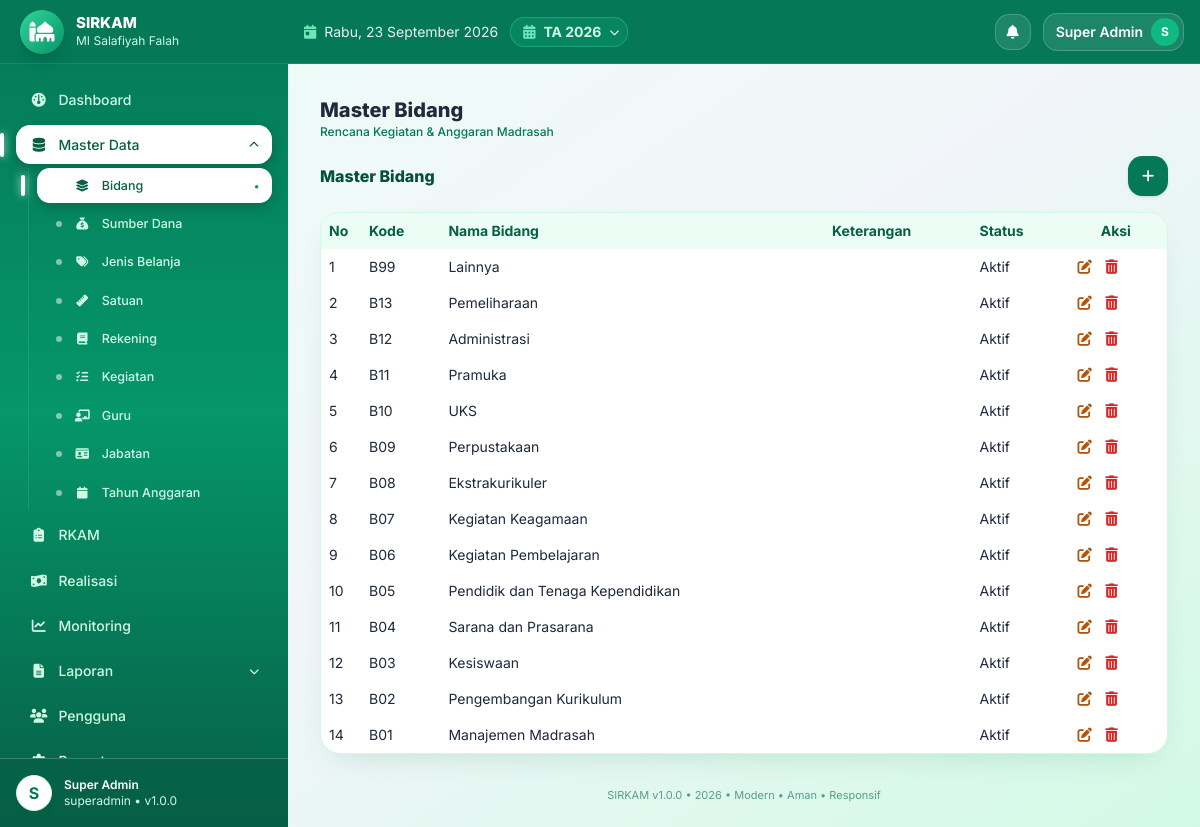
Page /master/bidang (signed in) on the committed database.
### tables this page shows
CREATE TABLE IF NOT EXISTS app_settings (
  id INT UNSIGNED AUTO_INCREMENT PRIMARY KEY,
  skey VARCHAR(100) NOT NULL UNIQUE,
  svalue TEXT NULL
);

CREATE TABLE IF NOT EXISTS madrasah (
  id INT UNSIGNED AUTO_INCREMENT PRIMARY KEY,
  nama_madrasah VARCHAR(150) NOT NULL DEFAULT 'MI Salafiyah',
  nsm VARCHAR(30) NULL,
  npsn VARCHAR(30) NULL,
  alamat TEXT NULL,
  desa VARCHAR(100) NULL,
  kecamatan VARCHAR(100) NULL,
  kabupaten VARCHAR(100) NULL,
  provinsi VARCHAR(100) NULL,
  kode_pos VARCHAR(10) NULL,
  email VARCHAR(100) NULL,
  telepon VARCHAR(30) NULL,
  nama_kepala VARCHAR(100) NULL,
  nip_kepala VARCHAR(50) NULL,
  kepala_guru_id INT UNSIGNED NULL,
  nama_bendahara VARCHAR(100) NULL,
  nip_bendahara VARCHAR(50) NULL,
  bendahara_guru_id INT UNSIGNED NULL,
  logo VARCHAR(255) NULL,
  created_at TIMESTAMP DEFAULT CURRENT_TIMESTAMP,
  updated_at TIMESTAMP DEFAULT CURRENT_TIMESTAMP ON UPDATE CURRENT_TIMESTAMP
);

CREATE TABLE IF NOT EXISTS tahun_anggaran (
  id INT UNSIGNED AUTO_INCREMENT PRIMARY KEY,
  tahun INT NOT NULL UNIQUE,
  tanggal_mulai DATE NULL,
  tanggal_selesai DATE NULL,
  status ENUM('draft','aktif','selesai','dikunci') NOT NULL DEFAULT 'draft',
  keterangan TEXT NULL,
  created_at TIMESTAMP DEFAULT CURRENT_TIMESTAMP,
  updated_at TIMESTAMP DEFAULT CURRENT_TIMESTAMP ON UPDATE CURRENT_TIMESTAMP,
  INDEX idx_tahun (tahun),
  INDEX idx_status (status)
);

CREATE TABLE IF NOT EXISTS bidang (
  id INT UNSIGNED AUTO_INCREMENT PRIMARY KEY,
  kode VARCHAR(20) NULL,
  nama_bidang VARCHAR(150) NOT NULL,
  keterangan TEXT NULL,
  status ENUM('aktif','nonaktif') NOT NULL DEFAULT 'aktif',
  created_at TIMESTAMP DEFAULT CURRENT_TIMESTAMP,
  updated_at TIMESTAMP DEFAULT CURRENT_TIMESTAMP ON UPDATE CURRENT_TIMESTAMP,
  INDEX idx_status (status)
);

### index.php (called while the page is built, shortened)
<?php
require_once __DIR__.'/config/bootstrap.php';
$url=trim($_GET['url']??'',"/");
$p=explode('/',$url);$page=$p[0];$arg=$p[1]??null;$arg2=$p[2]??null;
$content='';$title='Dashboard';
try{
switch($page){
case 'master': if(!in_array(Auth::role(),['superadmin','operator']))Rbac::deny();$mtabs=['bidang','sumber_dana','jenis_belanja','satuan','rekening','kegiatan','guru','jabatan','tahun_anggaran'];$mtab=$arg??($_GET['tab']??'bidang');if(!in_array($mtab,$mtabs))$mtab='bidang';$_GET['tab']=$mtab;$title='Master '.ucwords(str_replace('_',' ',$mtab));ob_start();require __DIR__.'/modules/master/page.php';$content=ob_get_clean();break;
}
}catch(Throwable $e){error_log($e->getMessage());$content='<div class="bg-red-50 border border-red-200 p-4 rounded">Terjadi kesalahan sistem.</div>';}
require __DIR__.'/views/layouts/main.php';

### core/Security.php (called while the page is built, shortened)
<?php
class Security{
public static function e($s){return htmlspecialchars((string)($s??''),ENT_QUOTES,'UTF-8');}
}

### core/Helper.php (called while the page is built, shortened)
<?php
class Helper{
public static function setting($pdo,$k,$d=''){$s=$pdo->prepare("SELECT svalue FROM app_settings WHERE skey=?");$s->execute([$k]);$r=$s->fetchColumn();return $r!==false?$r:$d;}
public static function tahunAktif($pdo){$s=$pdo->query("SELECT * FROM tahun_anggaran WHERE status='aktif' LIMIT 1");$r=$s->fetch();if(!$r){$s=$pdo->query("SELECT * FROM tahun_anggaran ORDER BY tahun DESC LIMIT 1");$r=$s->fetch();}return $r;}
public static function titleCase($s){return ucwords(strtolower(trim((string)$s)));}
}

### core/Auth.php (called while the page is built, shortened)
<?php
class Auth{
public static function user(){return $_SESSION['user']??null;}
public static function role(){return $_SESSION['role']??null;}
}

### modules/master/page.php (the view, shortened to what this page needs)
<?php
$tab=$_GET['tab']??'bidang';
$tabs=['bidang'=>'Bidang','sumber_dana'=>'Sumber Dana','jenis_belanja'=>'Jenis Belanja','satuan'=>'Satuan','rekening'=>'Rekening','kegiatan'=>'Kegiatan','guru'=>'Guru','jabatan'=>'Jabatan','tahun_anggaran'=>'Tahun Anggaran'];
$cols=['bidang'=>['kode'=>'Kode','nama_bidang'=>'Nama Bidang','keterangan'=>'Keterangan','status'=>'Status'],'sumber_dana'=>['kode'=>'Kode','nama_sumber_dana'=>'Nama Sumber Dana','jumlah'=>'Pagu (Rp)','jml_anggaran'=>'Terpakai RKAM','jml_kegiatan'=>'Jml Kegiatan','keterangan'=>'Keterangan','status'=>'Status'],'jenis_belanja'=>['kode'=>'Kode','nama'=>'Nama','keterangan'=>'Keterangan','status'=>'Status'],'satuan'=>['kode'=>'Kode','nama_satuan'=>'Nama Satuan','keterangan'=>'Keterangan','status'=>'Status'],'rekening'=>['kode'=>'Kode','nama_rekening'=>'Nama Rekening','kelompok'=>'Kelompok','jenis_belanja_id'=>'Jenis Belanja','keterangan'=>'Keterangan','status'=>'Status'],'kegiatan'=>['kode'=>'Kode','nama_kegiatan'=>'Nama Kegiatan','bidang_id'=>'Bidang','volume'=>'Volume','guru_id'=>'Penanggung Jawab','waktu_pelaksanaan'=>'Waktu Pelaksanaan','prioritas'=>'Prioritas','status'=>'Status'],'guru'=>['kode'=>'Kode','nama'=>'Nama Guru','nuptk'=>'NUPTK','jabatan_id'=>'Jabatan','status'=>'Status'],'jabatan'=>['kode'=>'Kode','nama'=>'Nama Jabatan','status'=>'Status'],'tahun_anggaran'=>['tahun'=>'Tahun','tanggal_mulai'=>'Tanggal Mulai','tanggal_selesai'=>'Tanggal Selesai','status'=>'Status','keterangan'=>'Keterangan']];
if($tab==='sumber_dana'){$rows=$pdo->query("SELECT s.*,(SELECT COALESCE(SUM(rs.jumlah),0) FROM rkam_sumber_dana rs JOIN rkam k ON k.id=rs.rkam_id WHERE rs.sumber_dana_id=s.id) AS jml_anggaran,(SELECT COUNT(*) FROM rkam_sumber_dana rs JOIN rkam k ON k.id=rs.rkam_id WHERE rs.sumber_dana_id=s.id) AS jml_kegiatan FROM sumber_dana s ORDER BY s.id DESC LIMIT 200")->fetchAll();}elseif($tab==='guru'){$rows=$pdo->query("SELECT g.*,j.nama AS jabatan_nama FROM guru g LEFT JOIN jabatan j ON j.id=g.jabatan_id ORDER BY g.id DESC LIMIT 200")->fetchAll();}else{$rows=$pdo->query("SELECT * FROM `$tab` ORDER BY id DESC LIMIT 200")->fetchAll();}
$bid=$pdo->query("SELECT * FROM bidang WHERE status='aktif'")->fetchAll();
$jb=$pdo->query("SELECT * FROM jenis_belanja")->fetchAll();
$bidMap=[];foreach($bid as $b)$bidMap[$b['id']]=$b['nama_bidang'];
$jbMap=[];foreach($jb as $j)$jbMap[$j['id']]=$j['nama'];
$GRU=$pdo->query("SELECT g.*,j.nama AS jabatan_nama FROM guru g LEFT JOIN jabatan j ON j.id=g.jabatan_id ORDER BY g.nama")->fetchAll();
$gruMap=[];foreach($GRU as $g)$gruMap[$g['id']]=$g['nama'];
$JAB=$pdo->query("SELECT * FROM jabatan WHERE status='aktif' ORDER BY nama")->fetchAll();
$jabMap=[];foreach($JAB as $j)$jabMap[$j['id']]=$j['nama'];
function cellVal($tab,$c,$r,$bidMap,$jbMap,$gruMap=[],$jabMap=[]){$v=$r[$c]??'';if($c==='status'||$c==='prioritas')return Helper::titleCase($v);return $v;}
?>
<div class="flex flex-wrap items-center gap-2 mb-4 no-print">
<div class="font-extrabold text-emerald-900">Master <?=$tabs[$tab]?></div>
<button onclick="masterForm(0)" title="Tambah <?=$tabs[$tab]?>" class="ml-auto bg-emerald-700 hover:bg-emerald-800 text-white w-10 h-10 rounded-2xl text-sm shadow"><i class="fa-solid fa-plus"></i></button></div>
<div class="bg-white rounded shadow overflow-auto">
<?php if(!$rows):?><div class="p-10 text-center text-gray-500">Belum ada data.<br><button onclick="masterForm(0)" title="Tambah <?=$tabs[$tab]?>" class="mt-2 bg-emerald-700 hover:bg-emerald-800 text-white w-11 h-11 rounded-2xl shadow"><i class="fa-solid fa-plus"></i></button></div>
<?php else:?><table class="w-full text-sm"><thead><tr class="bg-gray-50 border-b"><th class="p-2 w-10 text-left">No</th><?php foreach($cols[$tab] as $c=>$lbl):?><th class="p-2 text-left"><?=Security::e($lbl)?></th><?php endforeach;?><th class="p-2 no-print">Aksi</th></tr></thead>
<tbody><?php $no=1;foreach($rows as $r):?><tr class="border-b hover:bg-gray-50">
<td class="p-2"><?=$no++?></td>
<?php foreach($cols[$tab] as $c=>$lbl):?><td class="p-2"><?=Security::e(cellVal($tab,$c,$r,$bidMap,$jbMap,$gruMap,$jabMap??[]))?></td><?php endforeach;?>
<td class="p-2 whitespace-nowrap no-print"><button onclick='masterForm(<?=$r['id']?>,<?=json_encode($r,JSON_HEX_APOS|JSON_HEX_QUOT)?>)' title="Edit" class="btn-ic btn-edit"><i class="fa-solid fa-pen-to-square"></i></button> <button onclick="masterDel(<?=$r['id']?>)" title="Hapus" class="btn-ic btn-del"><i class="fa-solid fa-trash-can"></i></button></td></tr><?php endforeach;?></tbody></table><?php endif;?></div>

### views/layouts/main.php (shortened to what this page needs)
<!DOCTYPE html><html lang="id"><head><meta charset="UTF-8"><meta name="viewport" content="width=device-width,initial-scale=1">
<script src="https://cdn.tailwindcss.com"></script><script src="https://cdn.jsdelivr.net/npm/sweetalert2@11"></script>
<link rel="stylesheet" href="https://cdnjs.cloudflare.com/ajax/libs/font-awesome/6.5.2/css/all.min.css">
</head>
<body class="bg-gradient-to-br from-emerald-50 via-slate-100 to-emerald-100 min-h-screen text-slate-800">
<?php $u=Auth::user(); $role=Auth::role(); if($role==='superadmin'){$notif=$pdo->query("SELECT COUNT(*) c FROM notifications WHERE is_read=0")->fetchColumn();}else{$nq=$pdo->prepare("SELECT COUNT(*) c FROM notifications WHERE is_read=0 AND (role_target=? OR role_target IS NULL OR role_target='' OR user_id=?)");$nq->execute([$role,Auth::id()]);$notif=$nq->fetchColumn();} $initial=strtoupper(substr($u['nama']??'U',0,1)); $mlogo=$pdo->query("SELECT logo,nama_madrasah FROM madrasah WHERE id=1")->fetch(); $appName=Helper::setting($pdo,'app_name','SIRKAM'); $appVer=Helper::setting($pdo,'sys_version',APP_VERSION); $thAktif=Helper::tahunAktif($pdo); $thList=$pdo->query("SELECT id,tahun,status FROM tahun_anggaran ORDER BY tahun DESC")->fetchAll(); ?>
<div class="flex min-h-screen">
<aside id="sidebar" class="bg-gradient-to-b from-emerald-700 via-emerald-600 to-emerald-800 text-white hidden md:flex flex-col no-print fixed md:sticky top-0 inset-y-0 left-0 z-40 w-72 h-screen shrink-0 overflow-hidden">
<div class="h-16 px-5 flex items-center gap-3 shrink-0 bg-emerald-700 border-b border-white/10">
<?php $logoFile=!empty($mlogo['logo'])?__DIR__.'/../../uploads/logo/'.$mlogo['logo']:''; $logoOk=$logoFile&&is_file($logoFile); $logoV=$logoOk?filemtime($logoFile):0; ?>
<?php if($logoOk):?><img src="<?=BASE_URL?>uploads/logo/<?=Security::e($mlogo['logo'])?>?v=<?=$logoV?>" class="w-11 h-11 rounded-2xl object-contain bg-white p-1 shadow-lg"><?php else:?><div class="w-11 h-11 rounded-2xl bg-gradient-to-br from-emerald-400 to-emerald-600 flex items-center justify-center text-xl shadow-lg"><i class="fa-solid fa-mosque"></i></div><?php endif;?>
<div class="min-w-0"><div class="font-extrabold text-[15px] leading-tight truncate"><?=Security::e($appName)?></div><div class="text-xs text-emerald-100 truncate"><?=Security::e($mlogo['nama_madrasah']??'')?></div></div></div>
<?php $cur=$page??'dashboard'; if($cur==='print'||$cur==='export')$cur='laporan'; ?>
<nav class="flex-1 p-4 space-y-1.5 text-sm overflow-y-auto" id="nav">
<a href="<?=BASE_URL?>" data-p="dashboard" class="navlink <?=($cur==='dashboard'?'active':'')?>"><i class="fa-solid fa-gauge w-5 text-center"></i> Dashboard</a>
<?php if(in_array($role,['superadmin','operator'])):?>
<?php $mitems=[['bidang','Bidang','fa-layer-group'],['sumber_dana','Sumber Dana','fa-sack-dollar'],['jenis_belanja','Jenis Belanja','fa-tags'],['satuan','Satuan','fa-ruler'],['rekening','Rekening','fa-book'],['kegiatan','Kegiatan','fa-list-check'],['guru','Guru','fa-chalkboard-user'],['jabatan','Jabatan','fa-id-card'],['tahun_anggaran','Tahun Anggaran','fa-calendar']]; $mcur=($_GET['tab']??$arg??''); $mopen=($cur==='master')?'':''; ?>
<div>
<button type="button" onclick="toggleMaster()" class="navlink parent w-full text-left <?=($cur==='master'?'active':'')?>"><i class="fa-solid fa-database w-5 text-center"></i> <span>Master Data</span> <i id="mchev" class="fa-solid fa-chevron-down text-[10px] transition-transform"></i></button>
<div id="msub" class="mt-1 ml-3 pl-2 border-l border-white/10 space-y-1 <?=($cur==='master'?'':'hidden')?>">
<?php foreach($mitems as $mi):?><a href="<?=BASE_URL?>master/<?=$mi[0]?>" class="navlink sub <?=($cur==='master'&&$mcur===$mi[0]?'active':'')?>"><i class="fa-solid <?=$mi[2]?> w-5 text-center text-xs"></i> <?=$mi[1]?></a><?php endforeach;?>
</div></div>
<?php endif;?>
<a href="<?=BASE_URL?>rkam" data-p="rkam" class="navlink <?=($cur==='rkam'?'active':'')?>"><i class="fa-solid fa-clipboard-list w-5 text-center"></i> RKAM</a>
<a href="<?=BASE_URL?>realisasi" data-p="realisasi" class="navlink <?=($cur==='realisasi'?'active':'')?>"><i class="fa-solid fa-money-bill-wave w-5 text-center"></i> Realisasi</a>
<a href="<?=BASE_URL?>monitoring" data-p="monitoring" class="navlink <?=($cur==='monitoring'?'active':'')?>"><i class="fa-solid fa-chart-line w-5 text-center"></i> Monitoring</a>
<div>
<button type="button" onclick="toggleLap()" class="navlink parent w-full text-left <?=($cur==='laporan'?'active':'')?>"><i class="fa-solid fa-file-lines w-5 text-center"></i> <span>Laporan</span> <i id="lchev" class="fa-solid fa-chevron-down text-[10px] transition-transform"></i></button>
</div>
<?php if($role==='superadmin'):?><a href="<?=BASE_URL?>users" data-p="users" class="navlink <?=($cur==='users'?'active':'')?>"><i class="fa-solid fa-users w-5 text-center"></i> Pengguna</a><?php endif;?>
<?php if(in_array($role,['superadmin','kepala_madrasah','bendahara'])):?><a href="<?=BASE_URL?>pengaturan" data-p="pengaturan" class="navlink <?=($cur==='pengaturan'?'active':'')?>"><i class="fa-solid fa-gear w-5 text-center"></i> Pengaturan</a><?php endif;?>
</nav>
<div class="p-4 border-t border-white/20 flex items-center gap-3 shrink-0 bg-emerald-800/60">
<div class="w-9 h-9 rounded-full bg-white text-emerald-700 flex items-center justify-center font-bold"><?=$initial?></div>
<div class="text-xs"><div class="font-semibold text-white"><?=Security::e($u['nama']??'')?></div><div class="text-emerald-100"><?=Security::e($role)?> • v<?=Security::e($appVer)?></div></div></div></aside>
<div class="flex-1 flex flex-col min-w-0 md:ml-0">
<header class="sticky top-0 z-20 bg-emerald-700 text-white px-4 h-16 flex items-center gap-3 no-print shrink-0 border-b border-white/10">
<?php $hari=['Senin','Selasa','Rabu','Kamis','Jumat','Sabtu','Minggu']; $bulan=[1=>'Januari','Februari','Maret','April','Mei','Juni','Juli','Agustus','September','Oktober','November','Desember']; ?>
<div class="hidden sm:flex items-center gap-2 text-white/90 text-sm"><i class="fa-solid fa-calendar-day text-emerald-300"></i><span><?=$hari[date('N')-1]?>, <?=date('j')?> <?=$bulan[(int)date('n')]?> <?=date('Y')?></span></div>
<div class="relative">
<button onclick="toggleTahun(event)" title="Tahun Anggaran Aktif" class="hidden sm:flex items-center gap-2 bg-emerald-500/20 border border-emerald-400/40 text-emerald-100 rounded-full pl-3 pr-2 py-1 text-sm hover:bg-emerald-500/30"><i class="fa-solid fa-calendar-days text-emerald-300"></i><span class="font-bold">TA <?=Security::e($thAktif['tahun']??'-')?></span><i class="fa-solid fa-chevron-down text-[10px]"></i></button>
</div>
<div class="ml-auto flex items-center gap-3 text-sm">
<div class="relative">
<button onclick="toggleNotif(event)" class="relative w-9 h-9 rounded-xl bg-white/10 border border-white/20 text-white hover:bg-white/20"><i class="fa-solid fa-bell"></i></button>
</div>
<div class="relative" id="userWrap">
<button type="button" aria-haspopup="true" onclick="toggleUser(event)" onmouseenter="showUser()" class="flex items-center gap-2 bg-white/10 border border-white/20 rounded-full pl-3 pr-1 py-1 hover:bg-white/20"><span class="font-semibold text-white text-sm max-w-32 truncate"><?=Security::e($u['nama']??'')?></span><span class="w-7 h-7 rounded-full bg-emerald-500 text-white flex items-center justify-center text-xs font-bold shrink-0"><?=$initial?></span></button>
</div></div></header>
<main class="p-4 md:p-8 flex-1 max-w-7xl w-full mx-auto">
<div class="mb-4"><div class="font-extrabold text-xl text-slate-800"><?=Security::e($title??'')?></div><div class="text-xs text-emerald-700 font-medium">Rencana Kegiatan & Anggaran Madrasah</div></div>
<?=$content??''?></main>
<footer class="px-6 pb-6 text-center text-[11px] text-emerald-800/60 no-print"><?=Security::e($appName)?> v<?=Security::e($appVer)?> • <?=date('Y')?> • Modern • Aman • Responsif</footer></div></div>
</body></html>

### rows in the picture
app_settings: svalue "SIRKAM"
madrasah: nama_madrasah "MI Salafiyah Falah"
app_settings: svalue "1.0.0"
tahun_anggaran: tahun "2026"
bidang: kode "B99", nama_bidang "Lainnya", status "Aktif"
bidang: kode "B13", nama_bidang "Pemeliharaan", status "Aktif"
bidang: kode "B12", nama_bidang "Administrasi", status "Aktif"
bidang: kode "B11", nama_bidang "Pramuka", status "Aktif"
bidang: kode "B10", nama_bidang "UKS", status "Aktif"
bidang: kode "B09", nama_bidang "Perpustakaan", status "Aktif"
bidang: kode "B08", nama_bidang "Ekstrakurikuler", status "Aktif"
bidang: kode "B07", nama_bidang "Kegiatan Keagamaan", status "Aktif"
bidang: kode "B06", nama_bidang "Kegiatan Pembelajaran", status "Aktif"
bidang: kode "B05", nama_bidang "Pendidik dan Tenaga Kependidikan", status "Aktif"
bidang: kode "B04", nama_bidang "Sarana dan Prasarana", status "Aktif"
bidang: kode "B03", nama_bidang "Kesiswaan", status "Aktif"
bidang: kode "B02", nama_bidang "Pengembangan Kurikulum", status "Aktif"
bidang: kode "B01", nama_bidang "Manajemen Madrasah", status "Aktif"

### other values in the picture
$mi[1] "Bidang"
$mi[1] "Sumber Dana"
$mi[1] "Jenis Belanja"
$mi[1] "Satuan"
$mi[1] "Rekening"
$mi[1] "Kegiatan"
$mi[1] "Guru"
$mi[1] "Jabatan"
$mi[1] "Tahun Anggaran"
$initial "S"
Security::e($u['nama']??'') "Super Admin"
Security::e($role) "superadmin"
Security::e($title??'') "Master Bidang"
$tabs[$tab] "Bidang"
Security::e($lbl) "Kode"
